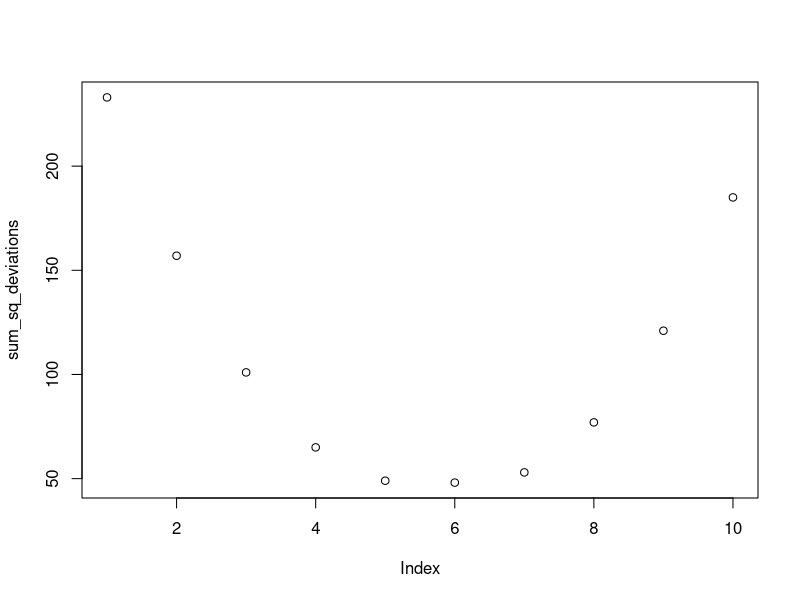

This figure's R source:
## ---- chunk 1
knitr::opts_chunk$set(echo = TRUE)
## ---- chunk 2
scores <- c(3,5,6,4,7,9,6,8,2,3)

numbers_to_test <- c(1,2,3,4,5,mean(scores),6,7,8,9)

sum_sq_deviations <-c()
for (i in 1:length(numbers_to_test)){
  sum_sq_deviations[i] <- sum((scores-numbers_to_test[i])^2)
}

sum_sq_deviations
plot(sum_sq_deviations)

